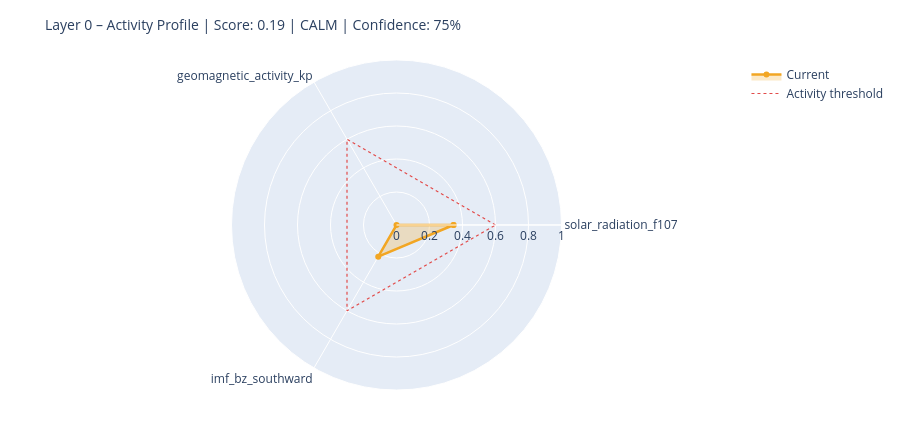

Here is the notebook cell this chart was saved with:
### Markdown cell above
---
## 6. State Assessment & Handoff to Layer 1

### Code cell
# ============================================================
# STEP 1 – Collect raw values with source modes
# Mode: 'primary' | 'fallback_3h' | 'last_valid' | 'missing'
# ============================================================

def safe_last(df, col):
    if df is None or col not in df.columns: return None
    s = df[col].dropna()
    return float(s.iloc[-1]) if not s.empty else None

f107_now = safe_last(df_f107, 'f10.7')
bz_now   = safe_last(df_mag,  'bz_gsm')
kp_now   = safe_last(df_kp,   'kp')
sw_now   = safe_last(df_sw,   'speed')

source_modes = {
    'F10.7':    'primary'  if f107_now is not None else 'missing',
    'Kp':       'primary'  if kp_now   is not None else 'missing',
    'IMF_Bz':   'primary'  if bz_now   is not None else 'missing',
    'SW_speed': 'primary'  if sw_now   is not None else 'missing',
}

# Kp Fallback – 3h endpoint
if kp_now is None:
    try:
        r = requests.get(
            'https://services.swpc.noaa.gov/json/noaa-planetary-k-index.json',
            timeout=10)
        r.raise_for_status()
        fb = pd.DataFrame(r.json())
        tc = next((c for c in fb.columns if 'time' in c.lower()), fb.columns[0])
        kc = next((c for c in fb.columns if 'kp' in c.lower() and c != tc), None)
        if kc:
            fb[kc] = fb[kc].astype(str).str.extract(r'([0-9]+(?:\.[0-9]*)?)')[0]
            fb[kc] = pd.to_numeric(fb[kc], errors='coerce')
            fb = fb[fb[kc] >= 0].dropna(subset=[kc])
            if not fb.empty:
                kp_now = float(fb[kc].iloc[-1])
                source_modes['Kp'] = 'fallback_3h'
                print(f'  Kp fallback (3h): {kp_now:.1f}')
    except Exception as e:
        print(f'  Kp fallback failed: {e}')

# Solar Wind Fallback – last valid value
if sw_now is None and df_sw is not None and 'speed' in df_sw.columns:
    s = df_sw['speed'].dropna()
    if not s.empty:
        sw_now = float(s.iloc[-1])
        source_modes['SW_speed'] = 'last_valid'
        print(f'  SW fallback (last_valid): {sw_now:.0f} km/s')

print()
print('Source modes:', source_modes)

# ============================================================
# STEP 2 – Score from available components only
# ============================================================

def norm(v, lo, hi):
    if v is None: return None
    return max(0.0, min(1.0, (v - lo) / (hi - lo)))

COMPONENTS = {
    'solar_radiation_f107':    (f107_now, norm(f107_now, 60, 250)),
    'geomagnetic_activity_kp': (kp_now,   norm(kp_now,   0,   9)),
    'imf_bz_southward':        (bz_now,   norm(-(bz_now or 0) if bz_now else None, -5, 30)
                                           if bz_now is not None else None),
    'solar_wind_speed':        (sw_now,   norm(sw_now, 300, 800)),
}

available   = {k: v[1] for k, v in COMPONENTS.items() if v[1] is not None}
unavailable = [k for k, v in COMPONENTS.items() if v[1] is None]

layer0_score = round(sum(available.values()) / len(available), 4) if available else None
confidence   = round(len(available) / len(COMPONENTS), 2)

level = ('unknown'  if layer0_score is None
         else 'calm'     if layer0_score < 0.3
         else 'moderate' if layer0_score < 0.6
         else 'active')

# ============================================================
# STEP 3 – Dominant Driver
# ============================================================

def dominant_driver(kp, f107, bz, sw):
    candidates = []
    if kp   is not None and kp   >= 4:   candidates.append(('geomagnetic',    kp / 9))
    if sw   is not None and sw   >= 500:  candidates.append(('solar_wind',     sw / 800))
    if bz   is not None and bz   <= -5:   candidates.append(('imf_southward',  abs(bz) / 30))
    if f107 is not None and f107 >= 150:  candidates.append(('solar_radiation',f107 / 250))
    return max(candidates, key=lambda x: x[1])[0] if candidates else 'none'

driver = dominant_driver(kp_now, f107_now, bz_now, sw_now)

# ============================================================
# STEP 4 – Downstream expectations
# ============================================================

def downstream_expectation(driver, score, kp, bz, f107):
    exp = {
        'magnetosphere':        'calm',
        'ionosphere':           'calm',
        'schumann_resonance':   'unchanged',
        'lithosphere_currents': 'low',
    }
    if driver == 'geomagnetic' or (kp and kp >= 5):
        exp['magnetosphere']        = 'compressed / storm'
        exp['ionosphere']           = 'elevated disturbance (TEC variability)'
        exp['schumann_resonance']   = 'elevated amplitude possible'
        exp['lithosphere_currents'] = 'elevated induction currents'
    elif driver == 'imf_southward' or (bz and bz <= -5):
        exp['magnetosphere']        = 'energy coupling active'
        exp['ionosphere']           = 'elevated electron density possible'
        exp['schumann_resonance']   = 'slight modulation possible'
    elif driver == 'solar_radiation' or (f107 and f107 >= 150):
        exp['ionosphere']           = 'elevated ionization (F-layer)'
        exp['schumann_resonance']   = 'slightly elevated background activity'
    return exp

downstream = downstream_expectation(driver, layer0_score, kp_now, bz_now, f107_now)

# ============================================================
# CONSOLE OUTPUT
# ============================================================

W = 58
print('=' * W)
print('LAYER 0 – STATE ASSESSMENT')
print('=' * W)
for name, (raw_v, score_v) in COMPONENTS.items():
    if score_v is not None:
        bar = '█' * int(score_v * 20) + '░' * (20 - int(score_v * 20))
        print(f'  {name:<35}  {bar}  {score_v:.2f}')
    else:
        print(f'  {name:<35}  {"─" * 20}  n/a')
print('-' * W)
print(f'  Score ({len(available)}/{len(COMPONENTS)} components):  {layer0_score:.3f}')
print(f'  Confidence:         {confidence:.0%}')
print(f'  Level:              {level.upper()}')
print(f'  Dominant Driver:    {driver}')

# Radar chart
cats = list(available.keys())
vals = list(available.values())
if len(cats) >= 3:
    fig = go.Figure()
    fig.add_trace(go.Scatterpolar(
        r=vals + [vals[0]], theta=cats + [cats[0]],
        fill='toself', fillcolor='rgba(242,166,35,0.25)',
        line=dict(color='#F2A623', width=2.5), name='Current'
    ))
    fig.add_trace(go.Scatterpolar(
        r=[0.6] * (len(cats) + 1), theta=cats + [cats[0]],
        line=dict(color='#E24B4A', dash='dot', width=1.2),
        mode='lines', name='Activity threshold'
    ))
    fig.update_layout(
        title=dict(text=f'Layer 0 – Activity Profile | Score: {layer0_score:.2f} | {level.upper()} | Confidence: {confidence:.0%}',
                   font=dict(size=14)),
        polar=dict(radialaxis=dict(visible=True, range=[0, 1])),
        height=430, showlegend=True,
        margin=dict(l=60, r=60, t=60, b=40)
    )
    fig.show()

### Figure 1 — Plotly figure (JSON) as saved in the notebook; plotly's stock layout.template omitted (floating-point values rounded to 4 significant figures)
{"data": [{"fill": "toself", "fillcolor": "rgba(242,166,35,0.25)", "line": {"color": "#F2A623", "width": 2.5}, "name": "Current", "r": [0.3457, 0.0, 0.2214, 0.3457], "theta": ["solar_radiation_f107", "geomagnetic_activity_kp", "imf_bz_southward", "solar_radiation_f107"], "type": "scatterpolar"}, {"line": {"color": "#E24B4A", "dash": "dot", "width": 1.2}, "mode": "lines", "name": "Activity threshold", "r": [0.6, 0.6, 0.6, 0.6], "theta": ["solar_radiation_f107", "geomagnetic_activity_kp", "imf_bz_southward", "solar_radiation_f107"], "type": "scatterpolar"}], "layout": {"height": 430, "margin": {"b": 40, "l": 60, "r": 60, "t": 60}, "polar": {"radialaxis": {"range": [0, 1], "visible": true}}, "showlegend": true, "title": {"font": {"size": 14}, "text": "Layer 0 – Activity Profile | Score: 0.19 | CALM | Confidence: 75%"}}}
